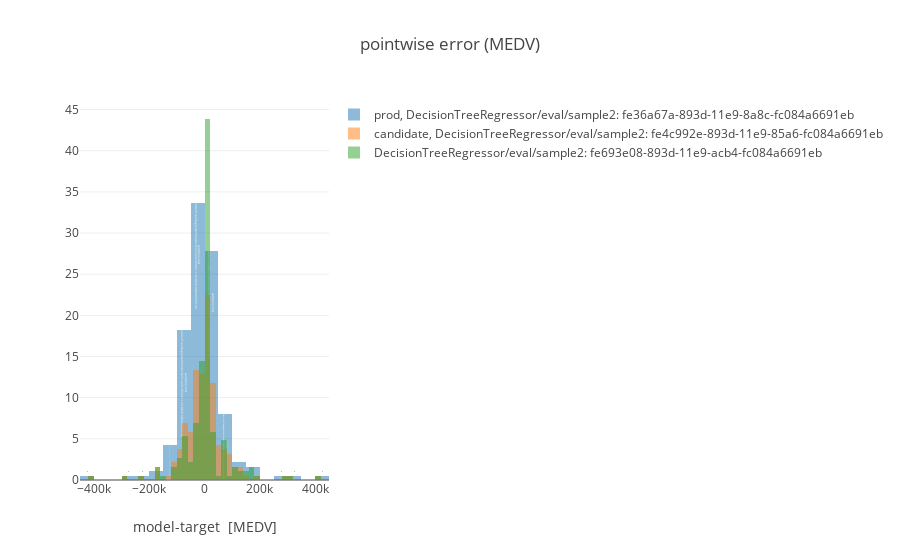

Notebook code cell kept with this figure:
### Markdown cell above
#### Plot histogram of model error

### Code cell
plot.histogram_model_error(ml_repo, ml_repo.tree.models.DecisionTreeRegressor.model(), ml_repo.tree.test_data.sample2())

### Figure 1 — Plotly figure (JSON) as saved in the notebook; plotly's stock layout.template omitted (floating-point values rounded to 4 significant figures; data arrays with more than 128 entries replaced by an {"elided": "..."} marker saying what was removed)
{"data": [{"histnorm": "percent", "name": "prod, DecisionTreeRegressor/eval/sample2: fe36a67a-893d-11e9-8a8c-fc084a6691eb", "opacity": 0.5, "text": "sample2:last<br>DecisionTreeRegressor/model:fe312a29-893d-11e9-80c3-fc084a6691eb<br>", "type": "histogram", "uid": "97d34b41-db0b-484a-bc1f-c4da86fefdf4", "x": {"elided": "187 float values"}}, {"histnorm": "percent", "name": "candidate, DecisionTreeRegressor/eval/sample2: fe4c992e-893d-11e9-85a6-fc084a6691eb", "opacity": 0.5, "text": "sample2:last<br>DecisionTreeRegressor/model:fe4853a6-893d-11e9-9007-fc084a6691eb<br>", "type": "histogram", "uid": "b773553d-fe3b-490c-9609-11398a793216", "x": {"elided": "187 float values"}}, {"histnorm": "percent", "name": "DecisionTreeRegressor/eval/sample2: fe693e08-893d-11e9-acb4-fc084a6691eb", "opacity": 0.5, "text": "sample2:last<br>DecisionTreeRegressor/model:fe6631d2-893d-11e9-a508-fc084a6691eb<br>", "type": "histogram", "uid": "ebf440bb-ba25-4bf3-bc45-84e69883a5b0", "x": {"elided": "187 float values"}}], "layout": {"barmode": "overlay", "title": {"text": "pointwise error (MEDV)"}, "xaxis": {"title": {"text": "model-target  [MEDV]"}}}}
